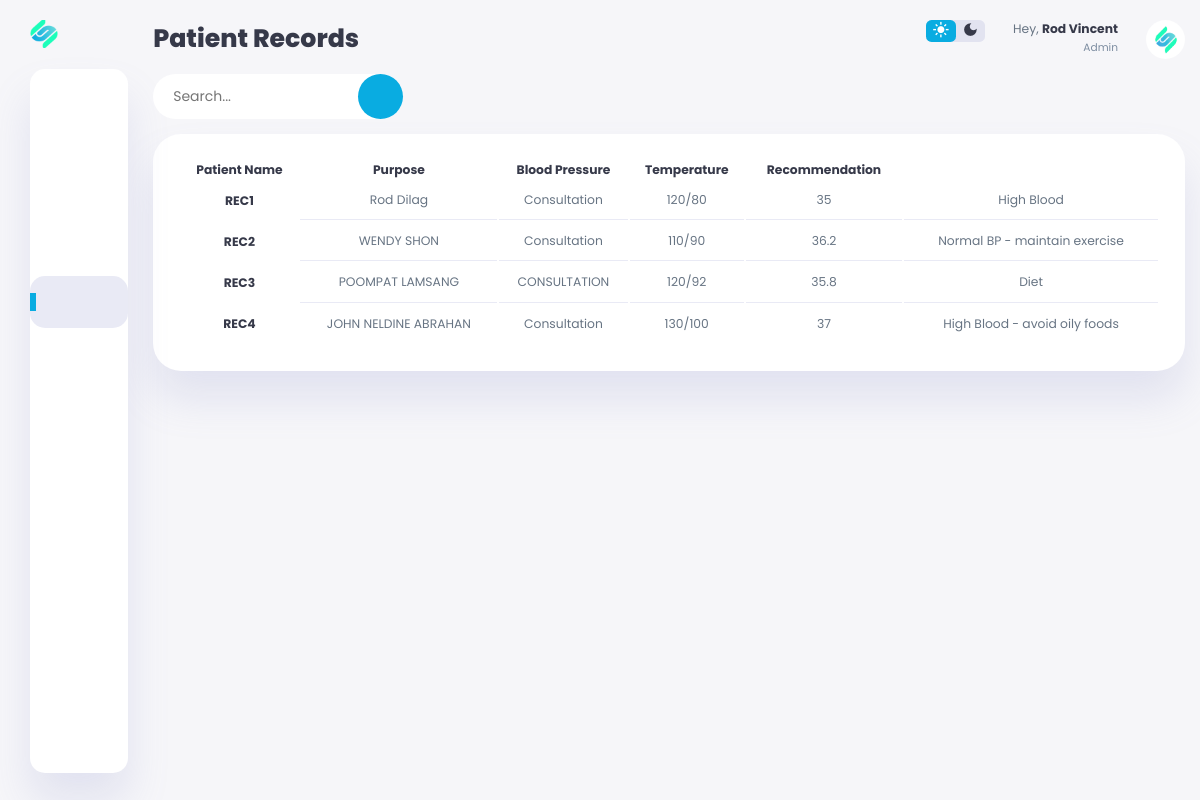
Page /admin/admin_patient-record.php (signed in) on the committed database.
### tables this page shows
CREATE TABLE `recordtbl` (
  `RecordNo` varchar(11) NOT NULL,
  `Date` date NOT NULL,
  `FirstName` varchar(255) NOT NULL,
  `LastName` varchar(255) NOT NULL,
  `Purpose` varchar(255) NOT NULL,
  `BloodPressure` varchar(255) NOT NULL,
  `Temperature` varchar(255) NOT NULL,
  `Recommendation` varchar(255) NOT NULL,
  `WorkerFirstName` varchar(255) NOT NULL,
  `WorkerLastName` varchar(255) NOT NULL
);

### admin/admin_patient-record.php (the view, shortened to what this page needs)
<?php
include("config.php");
?>
<!DOCTYPE html>
<html lang="en">
<head>
    <link rel="stylesheet" href="https://maxst.icons8.com/vue-static/landings/line-awesome/line-awesome/1.3.0/css/line-awesome.min.css">
    <link rel="stylesheet" href="./assets/css/admin_patient-record.css?v=<?php echo time(); ?>">
</head>
<body>
    <div class="container">
        <aside>
            <div class="toggle">
                <div class="logo">
                    <img src="./assets/images/logo.png">
                </div>
            </div>
            <div class="sidebar">
            <a href="admin_home.php">
                </a>
                <a href="admin_users.php">
                </a>
                <a href="admin_supplies.php">
                </a>
                <a href="admin_appointments.php">
                </a>
                <a href="admin_patient-record.php" class="active">
                </a>
                <a href="logout.php">
                </a>
            </div>
        </aside>
        <main>
            <div class="top-nav">
                <div class="title">
                    <h1>Patient Records</h1>
                </div>
                <div class="nav">
                    <div class="dark-mode">
                        <span class="material-icons-sharp active">
                        </span>
                        <span class="material-icons-sharp">
                        </span>
                    </div>
                    <div class="profile">
                        <div class="info">
                            <p>Hey, <b><?php echo $_SESSION['USER_FNAME'] ?></b></p>
                            <small class="text-muted"><?php echo $_SESSION['USER_TYPE'] ?></small>
                        </div>
                        <div class="profile-photo">
                            <img src="./assets/images/profile.png">
                        </div>
                    </div>
                </div>
            </div>
            <div class="main-body">
                <div class="register-header">
                     <div class="search_wrap search_wrap_3">
                        <div class="search_box">
                            <input type="text" class="input" placeholder="Search...">
                            <div class="btn btn_common">
                            </div>
                        </div>
                    </div>
                    <div class="filter">
                    </div>
                </div>
                <table>
                    <thead>
                        <tr>
                            <th>Patient Name</th>
                            <th>Purpose</th>
                            <th>Blood Pressure</th>
                            <th>Temperature</th>
                            <th>Recommendation</th>
                        </tr>
                    </thead>
                    <tbody>
                        <?php
                           $select = "select * from recordtbl";
                           $result = mysqli_query($conn,$select);
                           if ($result) {
                              while ($row = mysqli_fetch_assoc($result)) {
                                  $id = $row['RecordNo'];
                                  $progname = $row['Purpose'];
                                  $bp = $row['BloodPressure'];
                                  $temp = $row['Temperature'];
                                  $recommend = $row['Recommendation'];
                                  $fname = $row['FirstName'];
                                  $lname = $row['LastName'];
                                  ?>
                        <tr>
                            <th scope="row"><?php echo $id ?></th>
                            <td><?php echo $fname . ' ' . $lname ?></td>
                            <td><?php echo $progname ?></td>
                            <td><?php echo $bp ?></td>
                            <td><?php echo $temp ?></td>
                            <td><?php echo $recommend ?></td>
                        </tr>
                        <?php   }
                           }?>
                    </tbody>
                </table>
        </main>
    </div>
</body>
</html>

### rows in the picture
recordtbl: RecordNo "REC1", FirstName "Rod", LastName "Dilag", Purpose "Consultation", BloodPressure "120/80", Temperature "35", Recommendation "High Blood"
recordtbl: RecordNo "REC2", FirstName "WENDY", LastName "SHON", Purpose "Consultation", BloodPressure "110/90", Temperature "36.2", Recommendation "Normal BP - maintain exercise"
recordtbl: RecordNo "REC3", FirstName "POOMPAT", LastName "LAMSANG", Purpose "CONSULTATION", BloodPressure "120/92", Temperature "35.8", Recommendation "Diet"
recordtbl: RecordNo "REC4", FirstName "JOHN NELDINE", LastName "ABRAHAN", Purpose "Consultation", BloodPressure "130/100", Temperature "37", Recommendation "High Blood - avoid oily foods"

### other values in the picture
$_SESSION['USER_FNAME'] "Rod Vincent"
$_SESSION['USER_TYPE'] "Admin"
